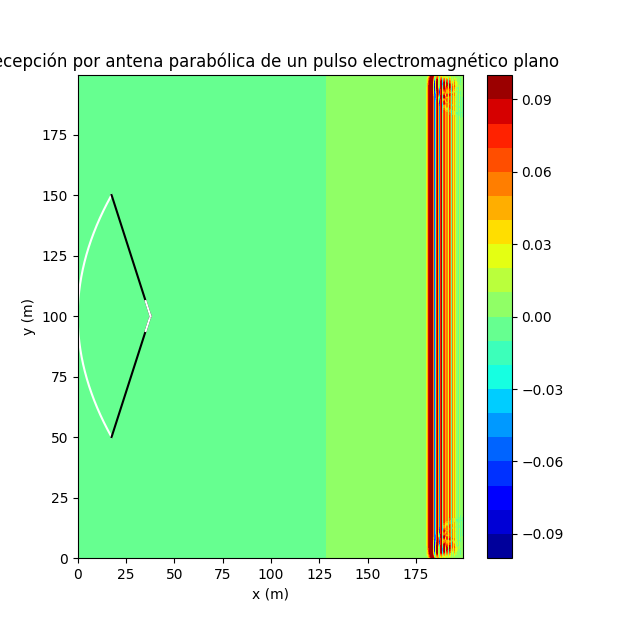

Source code (Python):
"""
ESTACIÓN DE RADIOFRECUENCIA MARCIANA EN BANDA UHF
Autor: David Villa Blanco
Código: Emisión de pulso gaussiano por antena parabólica
"""

# Importamos las librerías
import numpy as np
import matplotlib.pyplot as plt

# DATOS DE LA SIMULACIÓN
c = 299792458 # Velocidad de la luz en el vacío
Dx = 5e-1 # Separación entre puntos del mallado espacial
Dt = Dx/(2*c) # Separación entre puntos del array temporal
npuntos = 400 # Número de puntos del mallado espacial
E0 = 1 # Amplitud pulso inicial
eps_0 = 8.854e-12 # permitividad eléctrica del vacío)
eps_exterior = 4.3 # Epsilon relativo marte
cond_exterior = 1e-12 # Conductividad marte
wavelength = 0.749481145 # Longitud de onda del pulso inicial
Dxp = 2*np.sqrt(np.log(2))*wavelength # Ancho espacial del pulso inicial (pulso gaussiano)
Dtp = Dxp/c # Anchura temporal del pulso inicial
t0p = 5*Dtp # Centro temporal del pulso inicial
npasos = int(2e3) # Número total de pasos de la simulación
pasos_entre_reps = 10 # Pasos entre repeticiones de la simulación
pausa_entre_reps = 0.01 # Pausa temporal entre actualización del plot

# ARRAYS VARIOS
t_array = np.linspace(0, Dt*(npasos-1), npasos) # Array temporal
x_array = np.linspace(0, Dx*(npuntos-1), npuntos) # Array espacial en x
y_array = np.linspace(0, Dx*(npuntos-1), npuntos) # Array espacial en y
yy, xx = np.meshgrid(y_array, x_array) # Mallado espacial
eps_array = eps_exterior*np.ones([npuntos,npuntos]) # Array de permitividad eléctrica (Se irá modificando en función de los elementos de la simulación y sus posiciones, inicializándose en eps_exterior)
cond_array = cond_exterior*np.ones([npuntos,npuntos]) # Array de conductividad eléctrica (Se irá modificando en función de los elementos de la simulación y sus posiciones, inicializándose en cond_exterior)
Ez = np.zeros((len(x_array), len(y_array))) # Mallado del campo eléctrico eje z
Hx = np.zeros((len(x_array), len(y_array))) # Mallado del campo magnético eje x
Hy = np.zeros((len(x_array), len(y_array))) # Mallado del campo magnético eje y
# Vectores de absorción (Condiciones frontera)
Ez_izq1 = np.zeros(npuntos)
Ez_izq2 = np.zeros(npuntos)
Ez_dcha1 = np.zeros(npuntos)
Ez_dcha2 = np.zeros(npuntos)
Ez_arriba1 = np.zeros(npuntos)
Ez_arriba2 = np.zeros(npuntos)
Ez_abajo1 = np.zeros(npuntos)
Ez_abajo2 = np.zeros(npuntos)
indice_pulso_x = np.array([int(npuntos-2)]) # Índice espacial del pulso en el eje x
indice_pulso_y = np.arange(0, npuntos, 1) # Índices espaciales del puslo en el eje y

# SIMULACIÓN ANTENA PARABÓLICA
a = 0.007 # Apertura de la parábola
k = Dx*npuntos/2 # Eje de simetría de la parábola
focox = 1/(4*a) # Posición x del foco de la parábola
focoy = k # Posición y del foco de la parábola
eps_antena_value = 1.7 # Permitividad electrica de la antena (y del alimentador, ambos hechos de Al)
cond_antena_value = 3.538e7 # Conductividad eléctrica de la antena (y del alimentador, ambos hechos de Al)
eps_soporte_value = 2.1 # Permitividad eléctrica del soporte (hecho de Teflón)
cond_soporte_value = 1e-24 # Conductividad eléctrica del soporte (hecho de Teflón)
# Posición ANTENA
y_ant = np.linspace(Dx*npuntos/4, 3*Dx*npuntos/4, int(npuntos/2)) # Array y antena
y_ant_ind = y_ant/Dx # Índices y antena
x_ant = a*(y_ant-k)**2 # Array x antena
x_ant_ind = x_ant/Dx # Índices x antena
# Posición SOPORTE INFERIOR
a1 = x_ant[-1] # Valor de x más alejado de la antena
a2 = focox
separacion = 4*Dx # Separación espacial en el eje x entre el alimentador y el pulso
b = (y_ant[int(len(y_ant)/2)]-y_ant[0])/(a2-a1+separacion) # Pendiente soportes
x_soporte = np.linspace(a1, a2+separacion, int((a2-a1+separacion)/Dx)) # Array x soporte inferior
x_soporte_ind = x_soporte/Dx # Índices x soporte inferior
y_soporte = b*(x_soporte-a1)+y_ant[0] # Array y soporte inferior
y_soporte_ind = y_soporte/Dx # Índices y soporte inferior
# Posición SOPORTE SUPERIOR
x_soporte2 = np.linspace(a1, a2+separacion, int((a2-a1+separacion)/Dx)) # Array x soporte superior
x_soporte_ind2 = x_soporte2/Dx # Índices x soporte superior
y_soporte2 = -b*(x_soporte-a1)+y_ant[-1] # Array y soporte superior
y_soporte_ind2 = y_soporte2/Dx # Índices y soporte superior
# Posición ALIMENTADOR INFERIOR
x_alimen = np.linspace(x_soporte[-6],x_soporte[-1], 6) # Array x alimentador inferior
x_alimen_ind =x_alimen/Dx # Índices x alimentador inferior
y_alimen = b*(x_alimen-a1)+y_ant[0] # Array y alimentador inferior
y_alimen_ind = y_alimen/Dx # Índices y alimentador inferior
# Posición ALIMENTADOR SUPERIOR
x_alimen2 = np.linspace(x_soporte[-6],x_soporte[-1], 6) # Array x alimentador superior
x_alimen_ind2 =x_alimen2/Dx # Índices x alimentador superior
y_alimen2 = -b*(x_alimen-a1)+y_ant[-1] # Array y alimentador superior
y_alimen_ind2 = y_alimen2/Dx # Índices y alimentador superior

# ACTUALIZACIÓN DE LOS ARRAYS DE CONDUCTIVIDAD Y PERMITIVIDAD ELÉCTRICAS
# Actualización antena
for ind in range(len(y_ant_ind)):
    eps_array[int(x_ant_ind[ind]),int(y_ant_ind[ind])] = eps_antena_value # Relleno PERMITIVIDAD ANTENA
    cond_array[int(x_ant_ind[ind]),int(y_ant_ind[ind])] = cond_antena_value # Relleno CONDUCTIVIDAD ANTENA
# Actualización soportes
for ind in range(len(y_soporte_ind)):
    eps_array[int(x_soporte_ind[ind]),int(y_soporte_ind[ind])] = eps_soporte_value # Relleno PERMITIVIDAD SOPORTE INFERIOR
    cond_array[int(x_soporte_ind[ind]),int(y_soporte_ind[ind])] = cond_soporte_value # Relleno CONDUCTIVIDAD SOPORTE INFERIOR
    eps_array[int(x_soporte_ind2[ind]),int(y_soporte_ind2[ind])] = eps_soporte_value # Relleno PERMITIVIDAD SOPORTE SUPERIOR
    cond_array[int(x_soporte_ind2[ind]),int(y_soporte_ind2[ind])] = cond_soporte_value # Relleno CONDUCTIVIDAD SOPORTE SUPERIOR
# Actualización alimentadores
for ind in range(len(y_alimen_ind)):
    eps_array[int(x_alimen_ind[ind]),int(y_alimen_ind[ind])] = eps_antena_value # Relleno PERMITIVIDAD ALIMENTADOR INFERIOR
    cond_array[int(x_alimen_ind[ind]),int(y_alimen_ind[ind])] = cond_antena_value # Relleno CONDUCTIVIDAD ALIMENTADOR INFERIOR
    eps_array[int(x_alimen_ind2[ind]),int(y_alimen_ind2[ind])] = eps_antena_value # Relleno PERMITIVIDAD ALIMENTADOR SUPERIOR
    cond_array[int(x_alimen_ind2[ind]),int(y_alimen_ind2[ind])] = cond_antena_value # Relleno CONDUCTIVIDAD ALIMENTADOR SUPERIOR

ctc = cond_array*Dt/(2*eps_0*eps_array) # Coeficiente de tiempo de conductancia

# CREAMOS EL PLOT (MAPA DE CALOR REPRESENTANDO E_z)
fig = plt.figure(figsize=(8,8)) # Creamos nuestra figura
ejes = fig.add_subplot() # Añadimos un subplot
# Ajustamos límites en ejes x e y
ejes.set_ylim(-1.5*E0, 1.5*E0)
ejes.set_xlim(0, Dx*npuntos)
levels = np.linspace(-0.1*E0,0.1*E0, 21) # Cantidad de colores distintos del mapa de calor
cs = ejes.contourf(xx,yy, np.clip(Ez, -0.1*E0, 0.1*E0), levels, cmap="jet") # Graficamos
bar = plt.colorbar(cs) # Mostramos la barra de colores

# SIMULACIÓN (BUCLE TEMPORAL PRINCIPAL)
for t_ind in range(len(t_array)):
    # Actualización del campo eléctrico
    Ez[1:,1:] = ((1-ctc[1:,1:])/(1+ctc[1:,1:]))*Ez[1:,1:]+(1/(2*eps_array[1:,1:]*(1+ctc[1:,1:])))*(Hy[1:,1:]-Hy[:-1,1:])-(1/(2*eps_array[1:,1:]*(1+ctc[1:,1:])))*(Hx[1:,1:]-Hx[1:,:-1])
    # Generamos el pulso plano durante dos unidades de tiempo
    if t_ind in np.arange(0,2,1):
        for i in range(npuntos):
            Ez[indice_pulso_x[0],indice_pulso_y[i]] = E0 # Fuente fuerte
    # Condiciones de contorno (absorbentes)
    # Lado izquierdo
    Ez[0,:][:] = Ez_izq1
    Ez_izq1[:] = Ez_izq2
    Ez_izq2[:] = Ez[1, :]
    # Lado derecho
    Ez[-1,:][:] = Ez_dcha1
    Ez_dcha1[:] = Ez_dcha2
    Ez_dcha2[:] = Ez[-2, :]
    # Lado superior
    Ez[:,0][:] = Ez_arriba1
    Ez_arriba1[:] = Ez_arriba2
    Ez_arriba2[:] = Ez[:, 1]
    # Lado inferior
    Ez[:,-1][:] = Ez_abajo1
    Ez_abajo1[:] = Ez_abajo2
    Ez_abajo2[:] = Ez[:, -2]
    # Actualización del campo magnético
    Hx[:,:-1] = Hx[:,:-1]-(1/2)*(Ez[:,1:]-Ez[:,:-1])
    Hy[:-1,:] = Hy[:-1,:]+(1/2)*(Ez[1:,:]-Ez[:-1,:])
    # Condicional de representación
    if t_ind%pasos_entre_reps == 0:
        # ACTUALIZAMOS MAPA DE CALOR
        ejes.cla()
        ejes.set_title("Recepción por antena parabólica de un pulso electromagnético plano")
        ejes.set_xlabel("x (m)")
        ejes.set_ylabel("y (m)")
        ejes.contourf(xx,yy, np.clip(Ez, -0.1*E0, 0.1*E0), levels, cmap="jet")
        ejes.plot(x_ant_ind*Dx, y_ant_ind*Dx, "w-") # Plot de la antena
        ejes.plot(x_soporte, y_soporte, "k-") # Plot del soporte inferior
        ejes.plot(x_alimen, y_alimen, "w-") # Plot del alimentador inferior
        ejes.plot(x_soporte2, y_soporte2, "k-") # Plot del soporte superior
        ejes.plot(x_alimen2, y_alimen2, "w-") # Plot del alimentador superior
        plt.pause(pausa_entre_reps) # Pausa entre actualizaciones del plot
